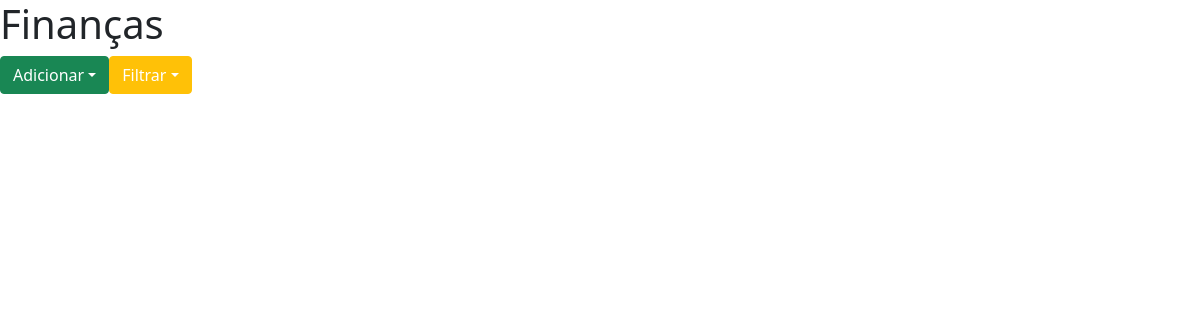
Before: / with the older database file.
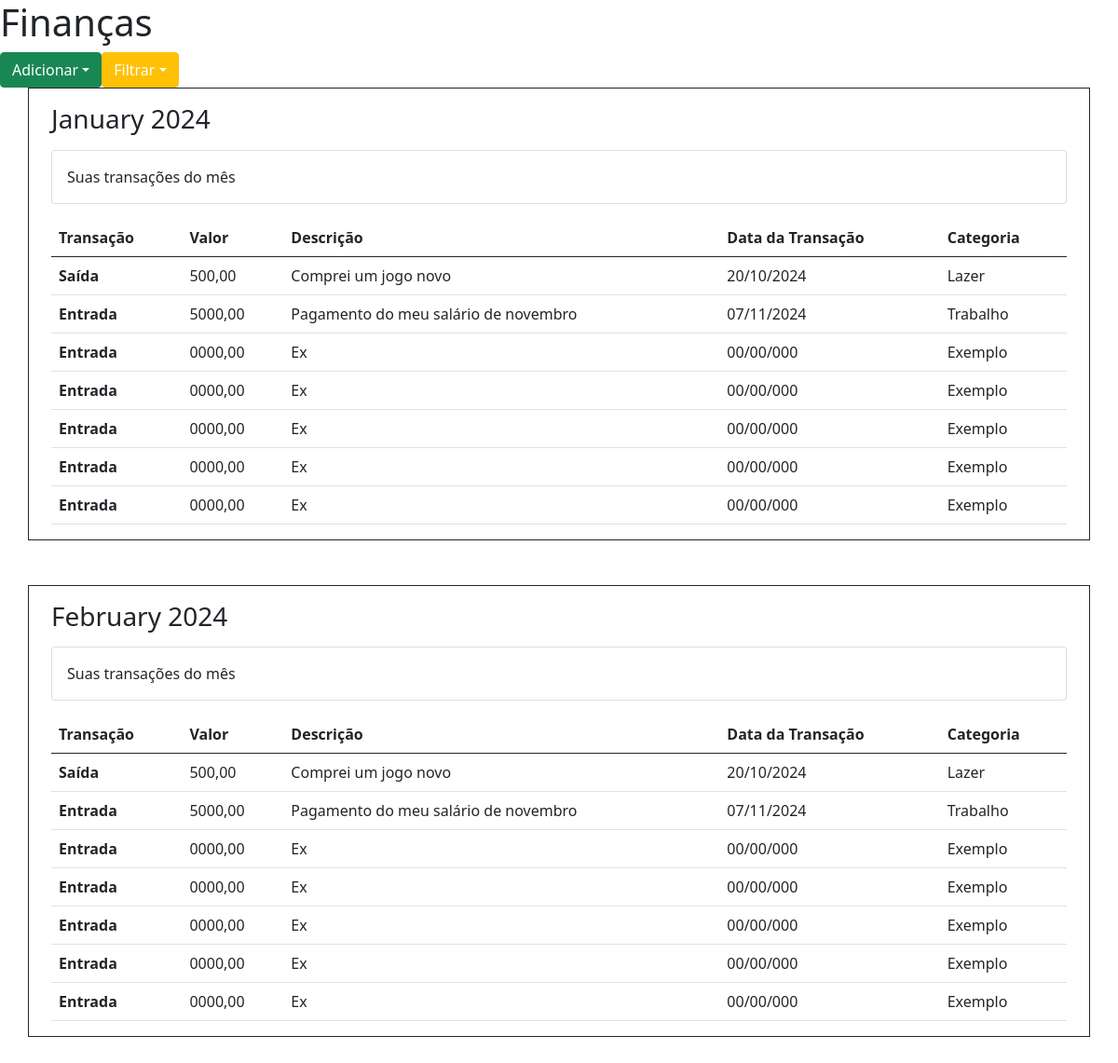
After: the same page with the newer database file.
### tables this page shows
CREATE TABLE
  IF NOT EXISTS `Month` (
    `id` INT PRIMARY KEY AUTO_INCREMENT,
    `name` ENUM (
      'January',
      'February',
      'March',
      'April',
      'May',
      'June',
      'July',
      'August',
      'September',
      'October',
      'November',
      'December'
    ) NOT NULL,
    `year` INT (4) UNSIGNED NOT NULL,
    `user_id` INT DEFAULT NULL,
    FOREIGN KEY (`user_id`) REFERENCES `User` (`id`)
  );

### index.php (the view, shortened to what this page needs)
<?php
require_once("conexao.php");
$sql_meses = "SELECT name, year FROM month";
$meses = mysqli_query($conn,$sql_meses);
?>
<!DOCTYPE html>
<html lang="en">
<head>
    <link href="https://cdn.jsdelivr.net/npm/bootstrap@5.0.2/dist/css/bootstrap.min.css" rel="stylesheet">
</head>
<body>
    <h1>
    </h1>
    <div class="btn-group" style="width: 100%;">
        <div class="dropdown">
            <button class="btn btn-success dropdown-toggle text-white" type="button" id="dropdownMenuButton1" data-bs-toggle="dropdown" aria-expanded="false">Adicionar</button>
        </div>
        <div class="dropdown">
            <button class="btn btn-warning dropdown-toggle text-white" type="button" id="dropdownMenuButton1" data-bs-toggle="dropdown" aria-expanded="false">Filtrar</button>
        </div>
    </div>
    <?php foreach ($meses as $mes):?>
        <div class="container border border-dark mb-5">
        <div class="container">
            <h3 class="mt-3"><?php echo $mes['name']." ".$mes['year']; ?></h3>
            <div class="card mt-3 mb-3">
                <div class="card-body">
                    Suas transações do mês
                </div>
            </div>
            <table class="table table-striped-columns">
                <thead>
                    <tr>
                        <th scope="col">Transação</th>
                        <th scope="col">Valor</th>
                        <th scope="col">Descrição</th>
                        <th scope="col">Data da Transação</th>
                        <th>Categoria</th>
                    </tr>
                </thead>
                <tbody>
                    <tr>
                        <th scope="row">Saída</th>
                        <td>500,00</td>
                        <td>Comprei um jogo novo</td>
                        <td>20/10/2024</td>
                        <td>Lazer</td>
                    </tr>
                    <tr>
                        <th scope="row">Entrada</th>
                        <td>5000,00</td>
                        <td>Pagamento do meu salário de novembro</td>
                        <td>07/11/2024</td>
                        <td>Trabalho</td>
                    </tr>
                    <tr>
                        <th scope="row">Entrada</th>
                        <td>0000,00</td>
                        <td>Ex</td>
                        <td>00/00/000</td>
                        <td>Exemplo</td>
                    </tr>
                    <tr>
                        <th scope="row">Entrada</th>
                        <td>0000,00</td>
                        <td>Ex</td>
                        <td>00/00/000</td>
                        <td>Exemplo</td>
                    </tr>
                    <tr>
                        <th scope="row">Entrada</th>
                        <td>0000,00</td>
                        <td>Ex</td>
                        <td>00/00/000</td>
                        <td>Exemplo</td>
                    </tr>
                    <tr>
                        <th scope="row">Entrada</th>
                        <td>0000,00</td>
                        <td>Ex</td>
                        <td>00/00/000</td>
                        <td>Exemplo</td>
                    </tr>
                    <tr>
                        <th scope="row">Entrada</th>
                        <td>0000,00</td>
                        <td>Ex</td>
                        <td>00/00/000</td>
                        <td>Exemplo</td>
                    </tr>
                </tbody>
            </table>
        </div>
    </div>
    <?php endforeach ?>
</body>
</html>

Changed rows visible on the page:
added month: name "January", year "2024"
added month: name "February", year "2024"
